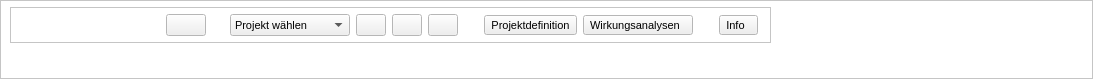
<?xml version="1.0" encoding="UTF-8"?>
<ui version="4.0">
 <class>ProjektCheckDockWidgetBase</class>
 <widget class="QDockWidget" name="ProjektCheckDockWidgetBase">
  <property name="geometry">
   <rect>
    <x>0</x>
    <y>0</y>
    <width>1093</width>
    <height>79</height>
   </rect>
  </property>
  <property name="sizePolicy">
   <sizepolicy hsizetype="Preferred" vsizetype="Fixed">
    <horstretch>0</horstretch>
    <verstretch>0</verstretch>
   </sizepolicy>
  </property>
  <property name="minimumSize">
   <size>
    <width>802</width>
    <height>79</height>
   </size>
  </property>
  <property name="maximumSize">
   <size>
    <width>524287</width>
    <height>637</height>
   </size>
  </property>
  <property name="palette">
   <palette>
    <active>
     <colorrole role="Base">
      <brush brushstyle="SolidPattern">
       <color alpha="255">
        <red>255</red>
        <green>255</green>
        <blue>255</blue>
       </color>
      </brush>
     </colorrole>
     <colorrole role="Window">
      <brush brushstyle="SolidPattern">
       <color alpha="255">
        <red>255</red>
        <green>255</green>
        <blue>255</blue>
       </color>
      </brush>
     </colorrole>
    </active>
    <inactive>
     <colorrole role="Base">
      <brush brushstyle="SolidPattern">
       <color alpha="255">
        <red>255</red>
        <green>255</green>
        <blue>255</blue>
       </color>
      </brush>
     </colorrole>
     <colorrole role="Window">
      <brush brushstyle="SolidPattern">
       <color alpha="255">
        <red>255</red>
        <green>255</green>
        <blue>255</blue>
       </color>
      </brush>
     </colorrole>
    </inactive>
    <disabled>
     <colorrole role="Base">
      <brush brushstyle="SolidPattern">
       <color alpha="255">
        <red>255</red>
        <green>255</green>
        <blue>255</blue>
       </color>
      </brush>
     </colorrole>
     <colorrole role="Window">
      <brush brushstyle="SolidPattern">
       <color alpha="255">
        <red>255</red>
        <green>255</green>
        <blue>255</blue>
       </color>
      </brush>
     </colorrole>
    </disabled>
   </palette>
  </property>
  <property name="accessibleName">
   <string/>
  </property>
  <property name="autoFillBackground">
   <bool>false</bool>
  </property>
  <property name="styleSheet">
   <string notr="true">QWidget[objectName=&quot;dockWidgetContents&quot;]{	
	background-image: url(:/images/images/banner_anamorphic.png);
	background-size:  cover; 
	background-position: center center; 
}
QFrame[objectName=&quot;mainframe&quot;]{
	background: qlineargradient(x1:0, y1:0, x2:1, y2:0,
                stop:0 rgba(240, 240, 240, 60%), stop: 0.6 rgba(240, 240, 240, 60%), 
                stop:1 rgba(240, 240, 240, 100%))
}
QLabel{
	image: none;
}
QFrame[objectName=&quot;buttonframe&quot;]{
	background: rgba(245, 245, 245, 90%)
}</string>
  </property>
  <property name="features">
   <set>QDockWidget::AllDockWidgetFeatures</set>
  </property>
  <property name="windowTitle">
   <string>Projekt-Check // Projekt-Verwaltung</string>
  </property>
  <widget class="QWidget" name="dockWidgetContents">
   <property name="maximumSize">
    <size>
     <width>16777215</width>
     <height>16777215</height>
    </size>
   </property>
   <property name="accessibleName">
    <string>main-widget</string>
   </property>
   <layout class="QGridLayout" name="gridLayout">
    <property name="leftMargin">
     <number>0</number>
    </property>
    <property name="topMargin">
     <number>0</number>
    </property>
    <property name="rightMargin">
     <number>0</number>
    </property>
    <property name="bottomMargin">
     <number>0</number>
    </property>
    <property name="horizontalSpacing">
     <number>0</number>
    </property>
    <property name="verticalSpacing">
     <number>6</number>
    </property>
    <item row="0" column="0">
     <widget class="QFrame" name="mainframe">
      <property name="enabled">
       <bool>true</bool>
      </property>
      <property name="sizePolicy">
       <sizepolicy hsizetype="Expanding" vsizetype="Expanding">
        <horstretch>0</horstretch>
        <verstretch>0</verstretch>
       </sizepolicy>
      </property>
      <property name="minimumSize">
       <size>
        <width>0</width>
        <height>0</height>
       </size>
      </property>
      <property name="maximumSize">
       <size>
        <width>16777215</width>
        <height>16777215</height>
       </size>
      </property>
      <property name="accessibleName">
       <string>main-frame</string>
      </property>
      <property name="styleSheet">
       <string notr="true"/>
      </property>
      <property name="frameShape">
       <enum>QFrame::StyledPanel</enum>
      </property>
      <property name="frameShadow">
       <enum>QFrame::Raised</enum>
      </property>
      <layout class="QVBoxLayout" name="verticalLayout_2">
       <property name="leftMargin">
        <number>9</number>
       </property>
       <property name="topMargin">
        <number>0</number>
       </property>
       <property name="rightMargin">
        <number>9</number>
       </property>
       <property name="bottomMargin">
        <number>0</number>
       </property>
       <item>
        <spacer name="verticalSpacer_2">
         <property name="orientation">
          <enum>Qt::Vertical</enum>
         </property>
         <property name="sizeType">
          <enum>QSizePolicy::Fixed</enum>
         </property>
         <property name="sizeHint" stdset="0">
          <size>
           <width>20</width>
           <height>6</height>
          </size>
         </property>
        </spacer>
       </item>
       <item>
        <layout class="QHBoxLayout" name="horizontalLayout_2">
         <item>
          <widget class="QFrame" name="buttonframe">
           <property name="minimumSize">
            <size>
             <width>0</width>
             <height>35</height>
            </size>
           </property>
           <property name="frameShape">
            <enum>QFrame::StyledPanel</enum>
           </property>
           <property name="frameShadow">
            <enum>QFrame::Raised</enum>
           </property>
           <layout class="QHBoxLayout" name="horizontalLayout">
            <property name="leftMargin">
             <number>6</number>
            </property>
            <property name="topMargin">
             <number>4</number>
            </property>
            <property name="rightMargin">
             <number>12</number>
            </property>
            <property name="bottomMargin">
             <number>4</number>
            </property>
            <item>
             <widget class="QLabel" name="label">
              <property name="sizePolicy">
               <sizepolicy hsizetype="Fixed" vsizetype="Fixed">
                <horstretch>0</horstretch>
                <verstretch>0</verstretch>
               </sizepolicy>
              </property>
              <property name="minimumSize">
               <size>
                <width>143</width>
                <height>26</height>
               </size>
              </property>
              <property name="maximumSize">
               <size>
                <width>143</width>
                <height>26</height>
               </size>
              </property>
              <property name="sizeIncrement">
               <size>
                <width>0</width>
                <height>7</height>
               </size>
              </property>
              <property name="font">
               <font>
                <family>MS Shell Dlg 2</family>
                <pointsize>14</pointsize>
                <weight>50</weight>
                <italic>false</italic>
                <bold>false</bold>
                <strikeout>false</strikeout>
                <kerning>true</kerning>
               </font>
              </property>
              <property name="text">
               <string/>
              </property>
              <property name="textFormat">
               <enum>Qt::AutoText</enum>
              </property>
              <property name="pixmap">
               <pixmap>../../images/ProjektCheck_Logo.png</pixmap>
              </property>
              <property name="scaledContents">
               <bool>true</bool>
              </property>
             </widget>
            </item>
            <item>
             <widget class="QPushButton" name="settings_button">
              <property name="toolTip">
               <string>&lt;html&gt;&lt;head/&gt;&lt;body&gt;&lt;p&gt;&lt;span style=&quot; font-weight:600;&quot;&gt;Speicherort für Ihre Projekte&lt;/span&gt;&lt;/p&gt;&lt;p&gt;Vor der ersten Nutzung von Projekt-Check einmalig den Speicherort für Ihre Projekte festlegen.&lt;/p&gt;&lt;/body&gt;&lt;/html&gt;</string>
              </property>
              <property name="text">
               <string/>
              </property>
              <property name="icon">
               <iconset>
                <normaloff>../../images/iconset_mob/20190619_iconset_mob_settings_2.png</normaloff>../../images/iconset_mob/20190619_iconset_mob_settings_2.png</iconset>
              </property>
             </widget>
            </item>
            <item>
             <spacer name="horizontalSpacer_3">
              <property name="orientation">
               <enum>Qt::Horizontal</enum>
              </property>
              <property name="sizeType">
               <enum>QSizePolicy::Fixed</enum>
              </property>
              <property name="sizeHint" stdset="0">
               <size>
                <width>18</width>
                <height>17</height>
               </size>
              </property>
             </spacer>
            </item>
            <item>
             <widget class="QComboBox" name="project_combo">
              <property name="sizePolicy">
               <sizepolicy hsizetype="Preferred" vsizetype="Fixed">
                <horstretch>0</horstretch>
                <verstretch>15</verstretch>
               </sizepolicy>
              </property>
              <property name="minimumSize">
               <size>
                <width>120</width>
                <height>0</height>
               </size>
              </property>
              <property name="font">
               <font>
                <family>MS Shell Dlg 2</family>
                <pointsize>8</pointsize>
               </font>
              </property>
              <property name="focusPolicy">
               <enum>Qt::WheelFocus</enum>
              </property>
              <property name="toolTip">
               <string>&lt;html&gt;&lt;head/&gt;&lt;body&gt;&lt;p&gt;&lt;span style=&quot; font-weight:600;&quot;&gt;Projekt&lt;/span&gt;&lt;/p&gt;&lt;p&gt;Nur dieses Projekt können Sie editieren und analysieren. Weitere Projekte können angezeigt bleiben.&lt;/p&gt;&lt;/body&gt;&lt;/html&gt;</string>
              </property>
              <property name="editable">
               <bool>false</bool>
              </property>
              <property name="currentText">
               <string>Projekt wählen</string>
              </property>
              <property name="maxVisibleItems">
               <number>10</number>
              </property>
              <property name="frame">
               <bool>true</bool>
              </property>
              <item>
               <property name="text">
                <string comment="0">Projekt wählen</string>
               </property>
              </item>
             </widget>
            </item>
            <item>
             <widget class="QPushButton" name="remove_project_button">
              <property name="maximumSize">
               <size>
                <width>30</width>
                <height>16777215</height>
               </size>
              </property>
              <property name="font">
               <font>
                <family>MS Shell Dlg 2</family>
               </font>
              </property>
              <property name="toolTip">
               <string>&lt;html&gt;&lt;head/&gt;&lt;body&gt;&lt;p&gt;&lt;span style=&quot; font-weight:600;&quot;&gt;Projekte löschen&lt;/span&gt;&lt;/p&gt;&lt;p&gt;Das aktuell gewählte Projekt löschen.&lt;/p&gt;&lt;/body&gt;&lt;/html&gt;</string>
              </property>
              <property name="text">
               <string/>
              </property>
              <property name="icon">
               <iconset>
                <normaloff>../../images/iconset_mob/20190619_iconset_mob_file_delete_1.png</normaloff>../../images/iconset_mob/20190619_iconset_mob_file_delete_1.png</iconset>
              </property>
             </widget>
            </item>
            <item>
             <widget class="QPushButton" name="create_project_button">
              <property name="sizePolicy">
               <sizepolicy hsizetype="Minimum" vsizetype="Fixed">
                <horstretch>0</horstretch>
                <verstretch>0</verstretch>
               </sizepolicy>
              </property>
              <property name="maximumSize">
               <size>
                <width>30</width>
                <height>16777215</height>
               </size>
              </property>
              <property name="font">
               <font>
                <family>MS Shell Dlg 2</family>
               </font>
              </property>
              <property name="toolTip">
               <string>&lt;html&gt;&lt;head/&gt;&lt;body&gt;&lt;p&gt;&lt;span style=&quot; font-weight:600;&quot;&gt;Neues Projekt&lt;/span&gt;&lt;/p&gt;&lt;p&gt;Ein neues Projekt anlegen. Sie benötigen ein Shape-File o.ä. mit der Fläche (oder den Teilflächen) des Projekts.&lt;/p&gt;&lt;/body&gt;&lt;/html&gt;</string>
              </property>
              <property name="text">
               <string/>
              </property>
              <property name="icon">
               <iconset>
                <normaloff>../../images/iconset_mob/20190619_iconset_mob_file_create_1.png</normaloff>../../images/iconset_mob/20190619_iconset_mob_file_create_1.png</iconset>
              </property>
             </widget>
            </item>
            <item>
             <widget class="QPushButton" name="clone_project_button">
              <property name="maximumSize">
               <size>
                <width>30</width>
                <height>16777215</height>
               </size>
              </property>
              <property name="font">
               <font>
                <family>MS Shell Dlg 2</family>
               </font>
              </property>
              <property name="toolTip">
               <string>&lt;html&gt;&lt;head/&gt;&lt;body&gt;&lt;p&gt;&lt;span style=&quot; font-weight:600;&quot;&gt;Projekt kopieren&lt;/span&gt;&lt;/p&gt;&lt;p&gt;Das aktuell gewählte Projekt kopieren und unter einem neuen Namen speichern.&lt;/p&gt;&lt;/body&gt;&lt;/html&gt;</string>
              </property>
              <property name="text">
               <string/>
              </property>
              <property name="icon">
               <iconset>
                <normaloff>../../images/iconset_mob/20190619_iconset_mob_file_duplicate_1.png</normaloff>../../images/iconset_mob/20190619_iconset_mob_file_duplicate_1.png</iconset>
              </property>
             </widget>
            </item>
            <item>
             <spacer name="horizontalSpacer_6">
              <property name="orientation">
               <enum>Qt::Horizontal</enum>
              </property>
              <property name="sizeType">
               <enum>QSizePolicy::Fixed</enum>
              </property>
              <property name="sizeHint" stdset="0">
               <size>
                <width>20</width>
                <height>12</height>
               </size>
              </property>
             </spacer>
            </item>
            <item>
             <widget class="QToolButton" name="definition_button">
              <property name="sizePolicy">
               <sizepolicy hsizetype="Fixed" vsizetype="Fixed">
                <horstretch>0</horstretch>
                <verstretch>0</verstretch>
               </sizepolicy>
              </property>
              <property name="font">
               <font>
                <family>MS Shell Dlg 2</family>
                <pointsize>8</pointsize>
                <weight>50</weight>
                <bold>false</bold>
               </font>
              </property>
              <property name="text">
               <string>Projektdefinition</string>
              </property>
             </widget>
            </item>
            <item>
             <widget class="QToolButton" name="domain_button">
              <property name="sizePolicy">
               <sizepolicy hsizetype="Preferred" vsizetype="Fixed">
                <horstretch>0</horstretch>
                <verstretch>0</verstretch>
               </sizepolicy>
              </property>
              <property name="font">
               <font>
                <family>MS Shell Dlg 2</family>
                <pointsize>8</pointsize>
                <weight>50</weight>
                <bold>false</bold>
               </font>
              </property>
              <property name="contextMenuPolicy">
               <enum>Qt::DefaultContextMenu</enum>
              </property>
              <property name="text">
               <string>Wirkungsanalysen  </string>
              </property>
              <property name="checkable">
               <bool>false</bool>
              </property>
              <property name="popupMode">
               <enum>QToolButton::InstantPopup</enum>
              </property>
              <property name="toolButtonStyle">
               <enum>Qt::ToolButtonTextBesideIcon</enum>
              </property>
              <property name="autoRaise">
               <bool>false</bool>
              </property>
              <property name="arrowType">
               <enum>Qt::NoArrow</enum>
              </property>
             </widget>
            </item>
            <item>
             <spacer name="horizontalSpacer_7">
              <property name="orientation">
               <enum>Qt::Horizontal</enum>
              </property>
              <property name="sizeType">
               <enum>QSizePolicy::Fixed</enum>
              </property>
              <property name="sizeHint" stdset="0">
               <size>
                <width>20</width>
                <height>12</height>
               </size>
              </property>
             </spacer>
            </item>
            <item>
             <widget class="QToolButton" name="help_button">
              <property name="sizePolicy">
               <sizepolicy hsizetype="Preferred" vsizetype="Fixed">
                <horstretch>0</horstretch>
                <verstretch>0</verstretch>
               </sizepolicy>
              </property>
              <property name="font">
               <font>
                <family>MS Shell Dlg 2</family>
                <pointsize>8</pointsize>
                <weight>50</weight>
                <bold>false</bold>
               </font>
              </property>
              <property name="contextMenuPolicy">
               <enum>Qt::DefaultContextMenu</enum>
              </property>
              <property name="text">
               <string>Info  </string>
              </property>
              <property name="checkable">
               <bool>false</bool>
              </property>
              <property name="popupMode">
               <enum>QToolButton::InstantPopup</enum>
              </property>
              <property name="toolButtonStyle">
               <enum>Qt::ToolButtonTextBesideIcon</enum>
              </property>
              <property name="autoRaise">
               <bool>false</bool>
              </property>
              <property name="arrowType">
               <enum>Qt::NoArrow</enum>
              </property>
             </widget>
            </item>
           </layout>
          </widget>
         </item>
         <item>
          <spacer name="horizontalSpacer">
           <property name="orientation">
            <enum>Qt::Horizontal</enum>
           </property>
           <property name="sizeHint" stdset="0">
            <size>
             <width>330</width>
             <height>20</height>
            </size>
           </property>
          </spacer>
         </item>
        </layout>
       </item>
       <item>
        <spacer name="verticalSpacer">
         <property name="orientation">
          <enum>Qt::Vertical</enum>
         </property>
         <property name="sizeType">
          <enum>QSizePolicy::Expanding</enum>
         </property>
         <property name="sizeHint" stdset="0">
          <size>
           <width>20</width>
           <height>0</height>
          </size>
         </property>
        </spacer>
       </item>
      </layout>
     </widget>
    </item>
   </layout>
  </widget>
 </widget>
 <resources>
  <include location="resources.qrc"/>
 </resources>
 <connections/>
</ui>
